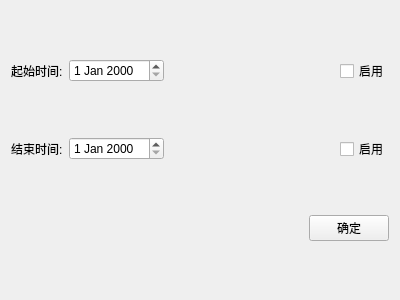
<?xml version="1.0" encoding="UTF-8"?>
<ui version="4.0">
 <class>GeshanAdvanceSearch</class>
 <widget class="QWidget" name="GeshanAdvanceSearch">
  <property name="geometry">
   <rect>
    <x>0</x>
    <y>0</y>
    <width>400</width>
    <height>300</height>
   </rect>
  </property>
  <property name="windowTitle">
   <string>Form</string>
  </property>
  <layout class="QVBoxLayout" name="verticalLayout">
   <item>
    <layout class="QHBoxLayout" name="horizontalLayout_3">
     <item>
      <widget class="QLabel" name="label_3">
       <property name="text">
        <string>起始时间:</string>
       </property>
      </widget>
     </item>
     <item>
      <widget class="QDateEdit" name="dateEdit"/>
     </item>
     <item>
      <spacer name="horizontalSpacer_3">
       <property name="orientation">
        <enum>Qt::Horizontal</enum>
       </property>
       <property name="sizeHint" stdset="0">
        <size>
         <width>40</width>
         <height>20</height>
        </size>
       </property>
      </spacer>
     </item>
     <item>
      <widget class="QCheckBox" name="checkBox_3">
       <property name="text">
        <string>启用</string>
       </property>
      </widget>
     </item>
    </layout>
   </item>
   <item>
    <layout class="QHBoxLayout" name="horizontalLayout_4">
     <item>
      <widget class="QLabel" name="label_4">
       <property name="text">
        <string>结束时间:</string>
       </property>
      </widget>
     </item>
     <item>
      <widget class="QDateEdit" name="dateEdit_2"/>
     </item>
     <item>
      <spacer name="horizontalSpacer_4">
       <property name="orientation">
        <enum>Qt::Horizontal</enum>
       </property>
       <property name="sizeHint" stdset="0">
        <size>
         <width>40</width>
         <height>20</height>
        </size>
       </property>
      </spacer>
     </item>
     <item>
      <widget class="QCheckBox" name="checkBox_4">
       <property name="text">
        <string>启用</string>
       </property>
      </widget>
     </item>
    </layout>
   </item>
   <item>
    <layout class="QHBoxLayout" name="horizontalLayout_5">
     <item>
      <spacer name="horizontalSpacer_5">
       <property name="orientation">
        <enum>Qt::Horizontal</enum>
       </property>
       <property name="sizeHint" stdset="0">
        <size>
         <width>40</width>
         <height>20</height>
        </size>
       </property>
      </spacer>
     </item>
     <item>
      <widget class="QPushButton" name="pushButton">
       <property name="text">
        <string>确定</string>
       </property>
      </widget>
     </item>
    </layout>
   </item>
  </layout>
 </widget>
 <resources/>
 <connections/>
</ui>
